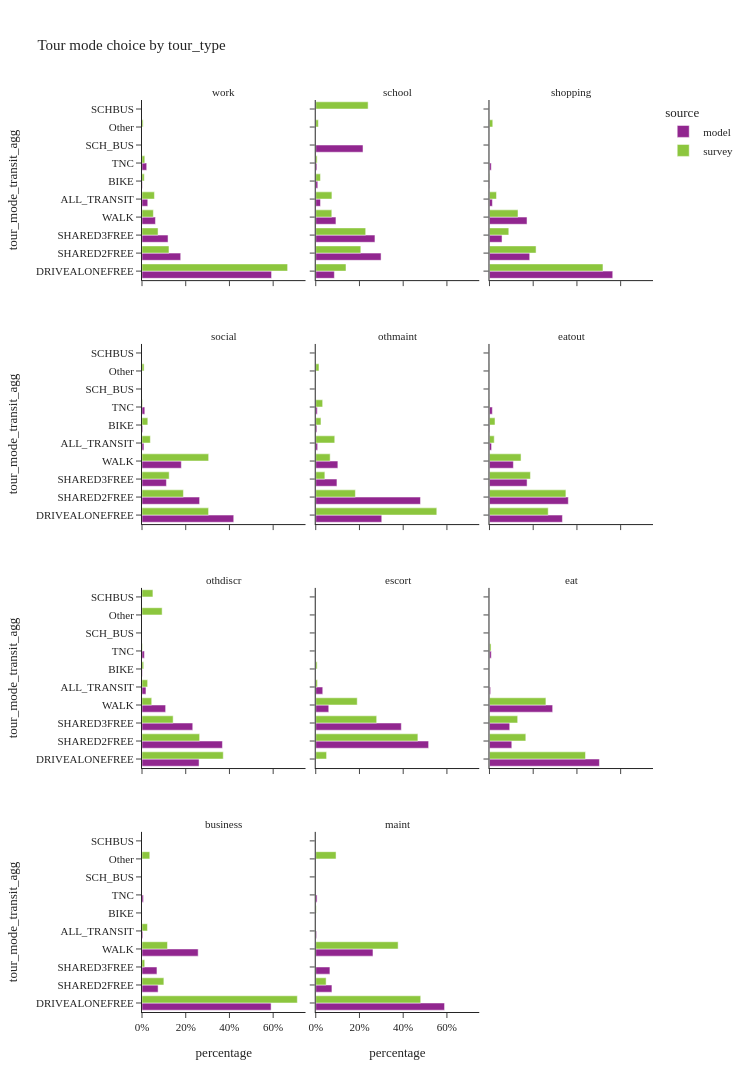
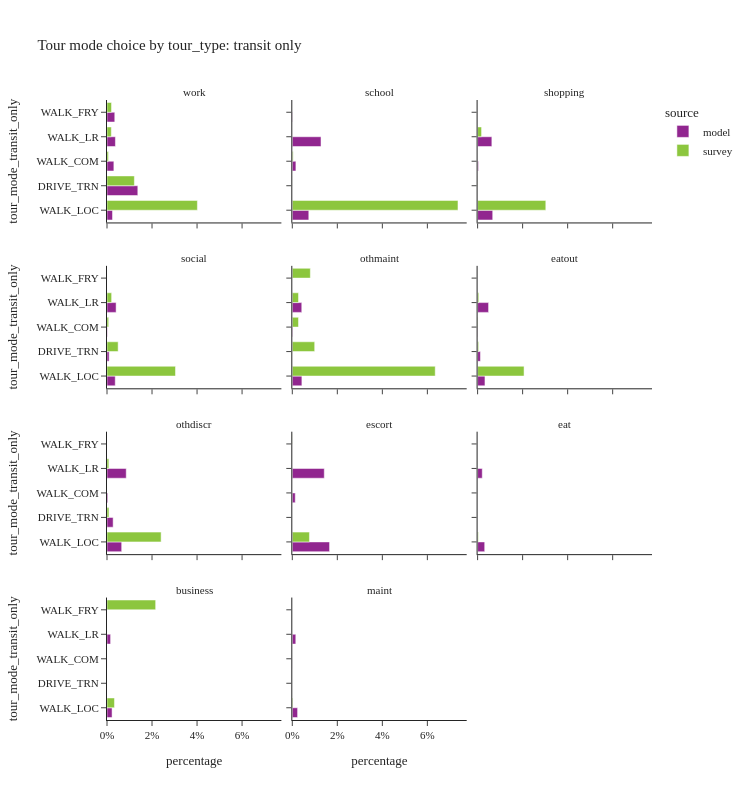

Notebook code cell kept with these figures, in order:
### Code cell
tour_mode_choice_seg(segment_col='tour_type')

### Figure 1 — Plotly figure (JSON) as saved in the notebook; plotly's stock layout.template omitted (floating-point values rounded to 4 significant figures)
{"data": [{"alignmentgroup": "True", "customdata": [[815421], [243574], [163918], [84631], [36272], [2547], [29642]], "hovertemplate": "source=model<br>tour_type=work<br>percentage=%{x}<br>tour_mode_transit_agg=%{y}<br>sample_size=%{customdata[0]}<extra></extra>", "legendgroup": "model", "marker": {"color": "#91268F", "pattern": {"shape": ""}}, "name": "model", "offsetgroup": "model", "orientation": "h", "showlegend": true, "textposition": "auto", "type": "bar", "x": [0.5926, 0.177, 0.1191, 0.0615, 0.02636, 0.001851, 0.02154], "xaxis": "x10", "y": ["DRIVEALONEFREE", "SHARED2FREE", "SHARED3FREE", "WALK", "ALL_TRANSIT", "BIKE", "TNC"], "yaxis": "y10"}, {"alignmentgroup": "True", "customdata": [[49184], [172486], [156332], [53354], [12594], [124797], [5381], [3064]], "hovertemplate": "source=model<br>tour_type=school<br>percentage=%{x}<br>tour_mode_transit_agg=%{y}<br>sample_size=%{customdata[0]}<extra></extra>", "legendgroup": "model", "marker": {"color": "#91268F", "pattern": {"shape": ""}}, "name": "model", "offsetgroup": "model", "orientation": "h", "showlegend": false, "textposition": "auto", "type": "bar", "x": [0.08521, 0.2988, 0.2708, 0.09244, 0.02182, 0.2162, 0.009323, 0.005308], "xaxis": "x11", "y": ["DRIVEALONEFREE", "SHARED2FREE", "SHARED3FREE", "WALK", "ALL_TRANSIT", "SCH_BUS", "BIKE", "TNC"], "yaxis": "y11"}, {"alignmentgroup": "True", "customdata": [[276160], [90132], [28120], [84110], [6568], [769], [3966]], "hovertemplate": "source=model<br>tour_type=shopping<br>percentage=%{x}<br>tour_mode_transit_agg=%{y}<br>sample_size=%{customdata[0]}<extra></extra>", "legendgroup": "model", "marker": {"color": "#91268F", "pattern": {"shape": ""}}, "name": "model", "offsetgroup": "model", "orientation": "h", "showlegend": false, "textposition": "auto", "type": "bar", "x": [0.5638, 0.184, 0.05741, 0.1717, 0.01341, 0.00157, 0.008097], "xaxis": "x12", "y": ["DRIVEALONEFREE", "SHARED2FREE", "SHARED3FREE", "WALK", "ALL_TRANSIT", "BIKE", "TNC"], "yaxis": "y12"}, {"alignmentgroup": "True", "customdata": [[448658], [281696], [119443], [192343], [9409], [3844], [13751]], "hovertemplate": "source=model<br>tour_type=social<br>percentage=%{x}<br>tour_mode_transit_agg=%{y}<br>sample_size=%{customdata[0]}<extra></extra>", "legendgroup": "model", "marker": {"color": "#91268F", "pattern": {"shape": ""}}, "name": "model", "offsetgroup": "model", "orientation": "h", "showlegend": false, "textposition": "auto", "type": "bar", "x": [0.4196, 0.2635, 0.1117, 0.1799, 0.0088, 0.003595, 0.01286], "xaxis": "x7", "y": ["DRIVEALONEFREE", "SHARED2FREE", "SHARED3FREE", "WALK", "ALL_TRANSIT", "BIKE", "TNC"], "yaxis": "y7"}, {"alignmentgroup": "True", "customdata": [[93035], [147608], [29897], [31174], [2671], [1610], [2127]], "hovertemplate": "source=model<br>tour_type=othmaint<br>percentage=%{x}<br>tour_mode_transit_agg=%{y}<br>sample_size=%{customdata[0]}<extra></extra>", "legendgroup": "model", "marker": {"color": "#91268F", "pattern": {"shape": ""}}, "name": "model", "offsetgroup": "model", "orientation": "h", "showlegend": false, "textposition": "auto", "type": "bar", "x": [0.3019, 0.4791, 0.09703, 0.1012, 0.008669, 0.005225, 0.006903], "xaxis": "x8", "y": ["DRIVEALONEFREE", "SHARED2FREE", "SHARED3FREE", "WALK", "ALL_TRANSIT", "BIKE", "TNC"], "yaxis": "y8"}, {"alignmentgroup": "True", "customdata": [[130424], [140966], [67230], [42724], [3728], [670], [5153]], "hovertemplate": "source=model<br>tour_type=eatout<br>percentage=%{x}<br>tour_mode_transit_agg=%{y}<br>sample_size=%{customdata[0]}<extra></extra>", "legendgroup": "model", "marker": {"color": "#91268F", "pattern": {"shape": ""}}, "name": "model", "offsetgroup": "model", "orientation": "h", "showlegend": false, "textposition": "auto", "type": "bar", "x": [0.3337, 0.3606, 0.172, 0.1093, 0.009537, 0.001714, 0.01318], "xaxis": "x9", "y": ["DRIVEALONEFREE", "SHARED2FREE", "SHARED3FREE", "WALK", "ALL_TRANSIT", "BIKE", "TNC"], "yaxis": "y9"}, {"alignmentgroup": "True", "customdata": [[31664], [44616], [28151], [13107], [2200], [205], [1332]], "hovertemplate": "source=model<br>tour_type=othdiscr<br>percentage=%{x}<br>tour_mode_transit_agg=%{y}<br>sample_size=%{customdata[0]}<extra></extra>", "legendgroup": "model", "marker": {"color": "#91268F", "pattern": {"shape": ""}}, "name": "model", "offsetgroup": "model", "orientation": "h", "showlegend": false, "textposition": "auto", "type": "bar", "x": [0.2611, 0.3679, 0.2321, 0.1081, 0.01814, 0.00169, 0.01098], "xaxis": "x4", "y": ["DRIVEALONEFREE", "SHARED2FREE", "SHARED3FREE", "WALK", "ALL_TRANSIT", "BIKE", "TNC"], "yaxis": "y4"}, {"alignmentgroup": "True", "customdata": [[228925], [173552], [26410], [14220], [202], [56]], "hovertemplate": "source=model<br>tour_type=escort<br>percentage=%{x}<br>tour_mode_transit_agg=%{y}<br>sample_size=%{customdata[0]}<extra></extra>", "legendgroup": "model", "marker": {"color": "#91268F", "pattern": {"shape": ""}}, "name": "model", "offsetgroup": "model", "orientation": "h", "showlegend": false, "textposition": "auto", "type": "bar", "x": [0.5163, 0.3914, 0.05957, 0.03207, 0.0004556, 0.0001263], "xaxis": "x5", "y": ["SHARED2FREE", "SHARED3FREE", "WALK", "ALL_TRANSIT", "BIKE", "TNC"], "yaxis": "y5"}, {"alignmentgroup": "True", "customdata": [[37460], [7600], [6900], [21526], [389], [8], [604]], "hovertemplate": "source=model<br>tour_type=eat<br>percentage=%{x}<br>tour_mode_transit_agg=%{y}<br>sample_size=%{customdata[0]}<extra></extra>", "legendgroup": "model", "marker": {"color": "#91268F", "pattern": {"shape": ""}}, "name": "model", "offsetgroup": "model", "orientation": "h", "showlegend": false, "textposition": "auto", "type": "bar", "x": [0.5029, 0.102, 0.09263, 0.289, 0.005222, 0.0001074, 0.008109], "xaxis": "x6", "y": ["DRIVEALONEFREE", "SHARED2FREE", "SHARED3FREE", "WALK", "ALL_TRANSIT", "BIKE", "TNC"], "yaxis": "y6"}, {"alignmentgroup": "True", "customdata": [[50896], [6346], [5896], [22144], [332], [6], [572]], "hovertemplate": "source=model<br>tour_type=business<br>percentage=%{x}<br>tour_mode_transit_agg=%{y}<br>sample_size=%{customdata[0]}<extra></extra>", "legendgroup": "model", "marker": {"color": "#91268F", "pattern": {"shape": ""}}, "name": "model", "offsetgroup": "model", "orientation": "h", "showlegend": false, "textposition": "auto", "type": "bar", "x": [0.5905, 0.07363, 0.06841, 0.2569, 0.003852, 6.961e-05, 0.006636], "xaxis": "x", "y": ["DRIVEALONEFREE", "SHARED2FREE", "SHARED3FREE", "WALK", "ALL_TRANSIT", "BIKE", "TNC"], "yaxis": "y"}, {"alignmentgroup": "True", "customdata": [[34586], [4347], [3807], [15367], [231], [4], [356]], "hovertemplate": "source=model<br>tour_type=maint<br>percentage=%{x}<br>tour_mode_transit_agg=%{y}<br>sample_size=%{customdata[0]}<extra></extra>", "legendgroup": "model", "marker": {"color": "#91268F", "pattern": {"shape": ""}}, "name": "model", "offsetgroup": "model", "orientation": "h", "showlegend": false, "textposition": "auto", "type": "bar", "x": [0.5892, 0.07406, 0.06486, 0.2618, 0.003935, 6.815e-05, 0.006065], "xaxis": "x2", "y": ["DRIVEALONEFREE", "SHARED2FREE", "SHARED3FREE", "WALK", "ALL_TRANSIT", "BIKE", "TNC"], "yaxis": "y2"}, {"alignmentgroup": "True", "customdata": [[1552], [270], [117], [251], [432], [137], [25], [28]], "hovertemplate": "source=survey<br>tour_type=work<br>percentage=%{x}<br>tour_mode_transit_agg=%{y}<br>sample_size=%{customdata[0]}<extra></extra>", "legendgroup": "survey", "marker": {"color": "#8CC63E", "pattern": {"shape": ""}}, "name": "survey", "offsetgroup": "survey", "orientation": "h", "showlegend": true, "textposition": "auto", "type": "bar", "x": [0.666, 0.1234, 0.07341, 0.05195, 0.05687, 0.01032, 0.01278, 0.005221], "xaxis": "x10", "y": ["DRIVEALONEFREE", "SHARED2FREE", "SHARED3FREE", "WALK", "ALL_TRANSIT", "BIKE", "TNC", "Other"], "yaxis": "y10"}, {"alignmentgroup": "True", "customdata": [[44], [111], [142], [75], [56], [121], [14], [4], [4]], "hovertemplate": "source=survey<br>tour_type=school<br>percentage=%{x}<br>tour_mode_transit_agg=%{y}<br>sample_size=%{customdata[0]}<extra></extra>", "legendgroup": "survey", "marker": {"color": "#8CC63E", "pattern": {"shape": ""}}, "name": "survey", "offsetgroup": "survey", "orientation": "h", "showlegend": false, "textposition": "auto", "type": "bar", "x": [0.1384, 0.2061, 0.2285, 0.0735, 0.07401, 0.2396, 0.0216, 0.006401, 0.01189], "xaxis": "x11", "y": ["DRIVEALONEFREE", "SHARED2FREE", "SHARED3FREE", "WALK", "ALL_TRANSIT", "SCHBUS", "BIKE", "TNC", "Other"], "yaxis": "y11"}, {"alignmentgroup": "True", "customdata": [[672], [285], [99], [324], [79], [1], [19], [18]], "hovertemplate": "source=survey<br>tour_type=shopping<br>percentage=%{x}<br>tour_mode_transit_agg=%{y}<br>sample_size=%{customdata[0]}<extra></extra>", "legendgroup": "survey", "marker": {"color": "#8CC63E", "pattern": {"shape": ""}}, "name": "survey", "offsetgroup": "survey", "orientation": "h", "showlegend": false, "textposition": "auto", "type": "bar", "x": [0.5191, 0.2132, 0.08833, 0.1304, 0.03213, 1.1e-05, 0.001759, 0.01505], "xaxis": "x12", "y": ["DRIVEALONEFREE", "SHARED2FREE", "SHARED3FREE", "WALK", "ALL_TRANSIT", "SCHBUS", "BIKE", "Other"], "yaxis": "y12"}, {"alignmentgroup": "True", "customdata": [[860], [425], [266], [1141], [144], [97], [15], [23]], "hovertemplate": "source=survey<br>tour_type=social<br>percentage=%{x}<br>tour_mode_transit_agg=%{y}<br>sample_size=%{customdata[0]}<extra></extra>", "legendgroup": "survey", "marker": {"color": "#8CC63E", "pattern": {"shape": ""}}, "name": "survey", "offsetgroup": "survey", "orientation": "h", "showlegend": false, "textposition": "auto", "type": "bar", "x": [0.3045, 0.1894, 0.1243, 0.3049, 0.03817, 0.02663, 0.002547, 0.009549], "xaxis": "x7", "y": ["DRIVEALONEFREE", "SHARED2FREE", "SHARED3FREE", "WALK", "ALL_TRANSIT", "BIKE", "TNC", "Other"], "yaxis": "y7"}, {"alignmentgroup": "True", "customdata": [[420], [166], [35], [104], [87], [9], [18], [13]], "hovertemplate": "source=survey<br>tour_type=othmaint<br>percentage=%{x}<br>tour_mode_transit_agg=%{y}<br>sample_size=%{customdata[0]}<extra></extra>", "legendgroup": "survey", "marker": {"color": "#8CC63E", "pattern": {"shape": ""}}, "name": "survey", "offsetgroup": "survey", "orientation": "h", "showlegend": false, "textposition": "auto", "type": "bar", "x": [0.5537, 0.1813, 0.04168, 0.06593, 0.08695, 0.02393, 0.03165, 0.0148], "xaxis": "x8", "y": ["DRIVEALONEFREE", "SHARED2FREE", "SHARED3FREE", "WALK", "ALL_TRANSIT", "BIKE", "TNC", "Other"], "yaxis": "y8"}, {"alignmentgroup": "True", "customdata": [[227], [181], [86], [217], [51], [24], [5], [6]], "hovertemplate": "source=survey<br>tour_type=eatout<br>percentage=%{x}<br>tour_mode_transit_agg=%{y}<br>sample_size=%{customdata[0]}<extra></extra>", "legendgroup": "survey", "marker": {"color": "#8CC63E", "pattern": {"shape": ""}}, "name": "survey", "offsetgroup": "survey", "orientation": "h", "showlegend": false, "textposition": "auto", "type": "bar", "x": [0.2686, 0.3496, 0.1873, 0.1444, 0.02179, 0.02527, 0.002236, 0.0008618], "xaxis": "x9", "y": ["DRIVEALONEFREE", "SHARED2FREE", "SHARED3FREE", "WALK", "ALL_TRANSIT", "BIKE", "TNC", "Other"], "yaxis": "y9"}, {"alignmentgroup": "True", "customdata": [[71], [34], [14], [27], [25], [6], [5], [1], [10]], "hovertemplate": "source=survey<br>tour_type=othdiscr<br>percentage=%{x}<br>tour_mode_transit_agg=%{y}<br>sample_size=%{customdata[0]}<extra></extra>", "legendgroup": "survey", "marker": {"color": "#8CC63E", "pattern": {"shape": ""}}, "name": "survey", "offsetgroup": "survey", "orientation": "h", "showlegend": false, "textposition": "auto", "type": "bar", "x": [0.3717, 0.2636, 0.1425, 0.04441, 0.02573, 0.04993, 0.007774, 0.002274, 0.0921], "xaxis": "x4", "y": ["DRIVEALONEFREE", "SHARED2FREE", "SHARED3FREE", "WALK", "ALL_TRANSIT", "SCHBUS", "BIKE", "TNC", "Other"], "yaxis": "y4"}, {"alignmentgroup": "True", "customdata": [[46], [389], [192], [126], [13], [3], [30], [1], [3]], "hovertemplate": "source=survey<br>tour_type=escort<br>percentage=%{x}<br>tour_mode_transit_agg=%{y}<br>sample_size=%{customdata[0]}<extra></extra>", "legendgroup": "survey", "marker": {"color": "#8CC63E", "pattern": {"shape": ""}}, "name": "survey", "offsetgroup": "survey", "orientation": "h", "showlegend": false, "textposition": "auto", "type": "bar", "x": [0.04957, 0.4672, 0.2788, 0.1897, 0.007683, 0.0002649, 0.006402, 3.443e-05, 0.0002856], "xaxis": "x5", "y": ["DRIVEALONEFREE", "SHARED2FREE", "SHARED3FREE", "WALK", "ALL_TRANSIT", "SCHBUS", "BIKE", "TNC", "Other"], "yaxis": "y5"}, {"alignmentgroup": "True", "customdata": [[31], [8], [10], [73], [1], [1]], "hovertemplate": "source=survey<br>tour_type=eat<br>percentage=%{x}<br>tour_mode_transit_agg=%{y}<br>sample_size=%{customdata[0]}<extra></extra>", "legendgroup": "survey", "marker": {"color": "#8CC63E", "pattern": {"shape": ""}}, "name": "survey", "offsetgroup": "survey", "orientation": "h", "showlegend": false, "textposition": "auto", "type": "bar", "x": [0.4392, 0.1662, 0.129, 0.2581, 0.0003101, 0.007142], "xaxis": "x6", "y": ["DRIVEALONEFREE", "SHARED2FREE", "SHARED3FREE", "WALK", "ALL_TRANSIT", "TNC"], "yaxis": "y6"}, {"alignmentgroup": "True", "customdata": [[53], [9], [9], [17], [3], [1]], "hovertemplate": "source=survey<br>tour_type=business<br>percentage=%{x}<br>tour_mode_transit_agg=%{y}<br>sample_size=%{customdata[0]}<extra></extra>", "legendgroup": "survey", "marker": {"color": "#8CC63E", "pattern": {"shape": ""}}, "name": "survey", "offsetgroup": "survey", "orientation": "h", "showlegend": false, "textposition": "auto", "type": "bar", "x": [0.7106, 0.1, 0.01241, 0.1165, 0.02493, 0.03557], "xaxis": "x", "y": ["DRIVEALONEFREE", "SHARED2FREE", "SHARED3FREE", "WALK", "ALL_TRANSIT", "Other"], "yaxis": "y"}, {"alignmentgroup": "True", "customdata": [[31], [3], [48], [1], [4], [7]], "hovertemplate": "source=survey<br>tour_type=maint<br>percentage=%{x}<br>tour_mode_transit_agg=%{y}<br>sample_size=%{customdata[0]}<extra></extra>", "legendgroup": "survey", "marker": {"color": "#8CC63E", "pattern": {"shape": ""}}, "name": "survey", "offsetgroup": "survey", "orientation": "h", "showlegend": false, "textposition": "auto", "type": "bar", "x": [0.4801, 0.04749, 0.3768, 0.0002981, 0.002348, 0.09289], "xaxis": "x2", "y": ["DRIVEALONEFREE", "SHARED2FREE", "WALK", "ALL_TRANSIT", "BIKE", "Other"], "yaxis": "y2"}], "layout": {"annotations": [{"font": {}, "showarrow": false, "text": "business", "x": 0.16, "xanchor": "center", "xref": "paper", "y": 0.1975, "yanchor": "bottom", "yref": "paper"}, {"font": {}, "showarrow": false, "text": "maint", "x": 0.5, "xanchor": "center", "xref": "paper", "y": 0.1975, "yanchor": "bottom", "yref": "paper"}, {"font": {}, "showarrow": false, "text": "othdiscr", "x": 0.16, "xanchor": "center", "xref": "paper", "y": 0.465, "yanchor": "bottom", "yref": "paper"}, {"font": {}, "showarrow": false, "text": "escort", "x": 0.5, "xanchor": "center", "xref": "paper", "y": 0.465, "yanchor": "bottom", "yref": "paper"}, {"font": {}, "showarrow": false, "text": "eat", "x": 0.84, "xanchor": "center", "xref": "paper", "y": 0.465, "yanchor": "bottom", "yref": "paper"}, {"font": {}, "showarrow": false, "text": "social", "x": 0.16, "xanchor": "center", "xref": "paper", "y": 0.7325, "yanchor": "bottom", "yref": "paper"}, {"font": {}, "showarrow": false, "text": "othmaint", "x": 0.5, "xanchor": "center", "xref": "paper", "y": 0.7325, "yanchor": "bottom", "yref": "paper"}, {"font": {}, "showarrow": false, "text": "eatout", "x": 0.84, "xanchor": "center", "xref": "paper", "y": 0.7325, "yanchor": "bottom", "yref": "paper"}, {"font": {}, "showarrow": false, "text": "work", "x": 0.16, "xanchor": "center", "xref": "paper", "y": 1.0, "yanchor": "bottom", "yref": "paper"}, {"font": {}, "showarrow": false, "text": "school", "x": 0.5, "xanchor": "center", "xref": "paper", "y": 1.0, "yanchor": "bottom", "yref": "paper"}, {"font": {}, "showarrow": false, "text": "shopping", "x": 0.84, "xanchor": "center", "xref": "paper", "y": 1.0, "yanchor": "bottom", "yref": "paper"}], "barmode": "group", "height": 1200, "legend": {"title": {"text": "source"}, "tracegroupgap": 0}, "title": {"text": "Tour mode choice by tour_type"}, "width": 750, "xaxis": {"anchor": "y", "domain": [0.0, 0.32], "tickformat": ".0%", "title": {"text": "percentage"}}, "xaxis10": {"anchor": "y10", "domain": [0.0, 0.32], "matches": "x", "showticklabels": false, "tickformat": ".0%"}, "xaxis11": {"anchor": "y11", "domain": [0.34, 0.66], "matches": "x", "showticklabels": false, "tickformat": ".0%"}, "xaxis12": {"anchor": "y12", "domain": [0.68, 1.0], "matches": "x", "showticklabels": false, "tickformat": ".0%"}, "xaxis2": {"anchor": "y2", "domain": [0.34, 0.66], "matches": "x", "tickformat": ".0%", "title": {"text": "percentage"}}, "xaxis3": {"anchor": "y3", "domain": [0.68, 1.0], "matches": "x", "tickformat": ".0%", "title": {"text": "percentage"}}, "xaxis4": {"anchor": "y4", "domain": [0.0, 0.32], "matches": "x", "showticklabels": false, "tickformat": ".0%"}, "xaxis5": {"anchor": "y5", "domain": [0.34, 0.66], "matches": "x", "showticklabels": false, "tickformat": ".0%"}, "xaxis6": {"anchor": "y6", "domain": [0.68, 1.0], "matches": "x", "showticklabels": false, "tickformat": ".0%"}, "xaxis7": {"anchor": "y7", "domain": [0.0, 0.32], "matches": "x", "showticklabels": false, "tickformat": ".0%"}, "xaxis8": {"anchor": "y8", "domain": [0.34, 0.66], "matches": "x", "showticklabels": false, "tickformat": ".0%"}, "xaxis9": {"anchor": "y9", "domain": [0.68, 1.0], "matches": "x", "showticklabels": false, "tickformat": ".0%"}, "yaxis": {"anchor": "x", "domain": [0.0, 0.1975], "title": {"text": "tour_mode_transit_agg"}}, "yaxis10": {"anchor": "x10", "domain": [0.8025, 1.0], "matches": "y", "title": {"text": "tour_mode_transit_agg"}}, "yaxis11": {"anchor": "x11", "domain": [0.8025, 1.0], "matches": "y", "showticklabels": false}, "yaxis12": {"anchor": "x12", "domain": [0.8025, 1.0], "matches": "y", "showticklabels": false}, "yaxis2": {"anchor": "x2", "domain": [0.0, 0.1975], "matches": "y", "showticklabels": false}, "yaxis3": {"anchor": "x3", "domain": [0.0, 0.1975], "matches": "y", "showticklabels": false}, "yaxis4": {"anchor": "x4", "domain": [0.2675, 0.465], "matches": "y", "title": {"text": "tour_mode_transit_agg"}}, "yaxis5": {"anchor": "x5", "domain": [0.2675, 0.465], "matches": "y", "showticklabels": false}, "yaxis6": {"anchor": "x6", "domain": [0.2675, 0.465], "matches": "y", "showticklabels": false}, "yaxis7": {"anchor": "x7", "domain": [0.535, 0.7325], "matches": "y", "title": {"text": "tour_mode_transit_agg"}}, "yaxis8": {"anchor": "x8", "domain": [0.535, 0.7325], "matches": "y", "showticklabels": false}, "yaxis9": {"anchor": "x9", "domain": [0.535, 0.7325], "matches": "y", "showticklabels": false}}}

### Figure 2 — Plotly figure (JSON) as saved in the notebook; plotly's stock layout.template omitted (floating-point values rounded to 4 significant figures)
{"data": [{"alignmentgroup": "True", "customdata": [[3358], [18833], [4192], [5138], [4751]], "hovertemplate": "source=model<br>tour_type=work<br>percentage=%{x}<br>tour_mode_transit_only=%{y}<br>sample_size=%{customdata[0]}<extra></extra>", "legendgroup": "model", "marker": {"color": "#91268F", "pattern": {"shape": ""}}, "name": "model", "offsetgroup": "model", "orientation": "h", "showlegend": true, "textposition": "auto", "type": "bar", "x": [0.00244, 0.01369, 0.003047, 0.003734, 0.003453], "xaxis": "x10", "y": ["WALK_LOC", "DRIVE_TRN", "WALK_COM", "WALK_LR", "WALK_FRY"], "yaxis": "y10"}, {"alignmentgroup": "True", "customdata": [[4229], [924], [7360], [81]], "hovertemplate": "source=model<br>tour_type=school<br>percentage=%{x}<br>tour_mode_transit_only=%{y}<br>sample_size=%{customdata[0]}<extra></extra>", "legendgroup": "model", "marker": {"color": "#91268F", "pattern": {"shape": ""}}, "name": "model", "offsetgroup": "model", "orientation": "h", "showlegend": false, "textposition": "auto", "type": "bar", "x": [0.007327, 0.001601, 0.01275, 0.0001403], "xaxis": "x11", "y": ["WALK_LOC", "WALK_COM", "WALK_LR", "WALK_FRY"], "yaxis": "y11"}, {"alignmentgroup": "True", "customdata": [[3287], [180], [3100], [1]], "hovertemplate": "source=model<br>tour_type=shopping<br>percentage=%{x}<br>tour_mode_transit_only=%{y}<br>sample_size=%{customdata[0]}<extra></extra>", "legendgroup": "model", "marker": {"color": "#91268F", "pattern": {"shape": ""}}, "name": "model", "offsetgroup": "model", "orientation": "h", "showlegend": false, "textposition": "auto", "type": "bar", "x": [0.006711, 0.0003675, 0.006329, 2.042e-06], "xaxis": "x12", "y": ["WALK_LOC", "WALK_COM", "WALK_LR", "WALK_FRY"], "yaxis": "y12"}, {"alignmentgroup": "True", "customdata": [[3912], [1002], [170], [4324], [1]], "hovertemplate": "source=model<br>tour_type=social<br>percentage=%{x}<br>tour_mode_transit_only=%{y}<br>sample_size=%{customdata[0]}<extra></extra>", "legendgroup": "model", "marker": {"color": "#91268F", "pattern": {"shape": ""}}, "name": "model", "offsetgroup": "model", "orientation": "h", "showlegend": false, "textposition": "auto", "type": "bar", "x": [0.003659, 0.0009372, 0.000159, 0.004044, 9.353e-07], "xaxis": "x7", "y": ["WALK_LOC", "DRIVE_TRN", "WALK_COM", "WALK_LR", "WALK_FRY"], "yaxis": "y7"}, {"alignmentgroup": "True", "customdata": [[1312], [64], [1295]], "hovertemplate": "source=model<br>tour_type=othmaint<br>percentage=%{x}<br>tour_mode_transit_only=%{y}<br>sample_size=%{customdata[0]}<extra></extra>", "legendgroup": "model", "marker": {"color": "#91268F", "pattern": {"shape": ""}}, "name": "model", "offsetgroup": "model", "orientation": "h", "showlegend": false, "textposition": "auto", "type": "bar", "x": [0.004258, 0.0002077, 0.004203], "xaxis": "x8", "y": ["WALK_LOC", "WALK_COM", "WALK_LR"], "yaxis": "y8"}, {"alignmentgroup": "True", "customdata": [[1278], [489], [55], [1905], [1]], "hovertemplate": "source=model<br>tour_type=eatout<br>percentage=%{x}<br>tour_mode_transit_only=%{y}<br>sample_size=%{customdata[0]}<extra></extra>", "legendgroup": "model", "marker": {"color": "#91268F", "pattern": {"shape": ""}}, "name": "model", "offsetgroup": "model", "orientation": "h", "showlegend": false, "textposition": "auto", "type": "bar", "x": [0.003269, 0.001251, 0.0001407, 0.004873, 2.558e-06], "xaxis": "x9", "y": ["WALK_LOC", "DRIVE_TRN", "WALK_COM", "WALK_LR", "WALK_FRY"], "yaxis": "y9"}, {"alignmentgroup": "True", "customdata": [[791], [330], [43], [1036]], "hovertemplate": "source=model<br>tour_type=othdiscr<br>percentage=%{x}<br>tour_mode_transit_only=%{y}<br>sample_size=%{customdata[0]}<extra></extra>", "legendgroup": "model", "marker": {"color": "#91268F", "pattern": {"shape": ""}}, "name": "model", "offsetgroup": "model", "orientation": "h", "showlegend": false, "textposition": "auto", "type": "bar", "x": [0.006522, 0.002721, 0.0003546, 0.008543], "xaxis": "x4", "y": ["WALK_LOC", "DRIVE_TRN", "WALK_COM", "WALK_LR"], "yaxis": "y4"}, {"alignmentgroup": "True", "customdata": [[7339], [583], [6298]], "hovertemplate": "source=model<br>tour_type=escort<br>percentage=%{x}<br>tour_mode_transit_only=%{y}<br>sample_size=%{customdata[0]}<extra></extra>", "legendgroup": "model", "marker": {"color": "#91268F", "pattern": {"shape": ""}}, "name": "model", "offsetgroup": "model", "orientation": "h", "showlegend": false, "textposition": "auto", "type": "bar", "x": [0.01655, 0.001315, 0.01421], "xaxis": "x5", "y": ["WALK_LOC", "WALK_COM", "WALK_LR"], "yaxis": "y5"}, {"alignmentgroup": "True", "customdata": [[235], [154]], "hovertemplate": "source=model<br>tour_type=eat<br>percentage=%{x}<br>tour_mode_transit_only=%{y}<br>sample_size=%{customdata[0]}<extra></extra>", "legendgroup": "model", "marker": {"color": "#91268F", "pattern": {"shape": ""}}, "name": "model", "offsetgroup": "model", "orientation": "h", "showlegend": false, "textposition": "auto", "type": "bar", "x": [0.003155, 0.002067], "xaxis": "x6", "y": ["WALK_LOC", "WALK_LR"], "yaxis": "y6"}, {"alignmentgroup": "True", "customdata": [[194], [1], [137]], "hovertemplate": "source=model<br>tour_type=business<br>percentage=%{x}<br>tour_mode_transit_only=%{y}<br>sample_size=%{customdata[0]}<extra></extra>", "legendgroup": "model", "marker": {"color": "#91268F", "pattern": {"shape": ""}}, "name": "model", "offsetgroup": "model", "orientation": "h", "showlegend": false, "textposition": "auto", "type": "bar", "x": [0.002251, 1.16e-05, 0.001589], "xaxis": "x", "y": ["WALK_LOC", "WALK_COM", "WALK_LR"], "yaxis": "y"}, {"alignmentgroup": "True", "customdata": [[138], [2], [91]], "hovertemplate": "source=model<br>tour_type=maint<br>percentage=%{x}<br>tour_mode_transit_only=%{y}<br>sample_size=%{customdata[0]}<extra></extra>", "legendgroup": "model", "marker": {"color": "#91268F", "pattern": {"shape": ""}}, "name": "model", "offsetgroup": "model", "orientation": "h", "showlegend": false, "textposition": "auto", "type": "bar", "x": [0.002351, 3.407e-05, 0.00155], "xaxis": "x2", "y": ["WALK_LOC", "WALK_COM", "WALK_LR"], "yaxis": "y2"}, {"alignmentgroup": "True", "customdata": [[351], [48], [5], [20], [8]], "hovertemplate": "source=survey<br>tour_type=work<br>percentage=%{x}<br>tour_mode_transit_only=%{y}<br>sample_size=%{customdata[0]}<extra></extra>", "legendgroup": "survey", "marker": {"color": "#8CC63E", "pattern": {"shape": ""}}, "name": "survey", "offsetgroup": "survey", "orientation": "h", "showlegend": true, "textposition": "auto", "type": "bar", "x": [0.04015, 0.01216, 0.0006358, 0.001917, 0.00201], "xaxis": "x10", "y": ["WALK_LOC", "DRIVE_TRN", "WALK_COM", "WALK_LR", "WALK_FRY"], "yaxis": "y10"}, {"alignmentgroup": "True", "customdata": [[54], [1], [1]], "hovertemplate": "source=survey<br>tour_type=school<br>percentage=%{x}<br>tour_mode_transit_only=%{y}<br>sample_size=%{customdata[0]}<extra></extra>", "legendgroup": "survey", "marker": {"color": "#8CC63E", "pattern": {"shape": ""}}, "name": "survey", "offsetgroup": "survey", "orientation": "h", "showlegend": false, "textposition": "auto", "type": "bar", "x": [0.0736, 3.619e-05, 0.0003752], "xaxis": "x11", "y": ["WALK_LOC", "DRIVE_TRN", "WALK_COM"], "yaxis": "y11"}, {"alignmentgroup": "True", "customdata": [[74], [1], [4]], "hovertemplate": "source=survey<br>tour_type=shopping<br>percentage=%{x}<br>tour_mode_transit_only=%{y}<br>sample_size=%{customdata[0]}<extra></extra>", "legendgroup": "survey", "marker": {"color": "#8CC63E", "pattern": {"shape": ""}}, "name": "survey", "offsetgroup": "survey", "orientation": "h", "showlegend": false, "textposition": "auto", "type": "bar", "x": [0.0303, 7.115e-05, 0.00176], "xaxis": "x12", "y": ["WALK_LOC", "DRIVE_TRN", "WALK_LR"], "yaxis": "y12"}, {"alignmentgroup": "True", "customdata": [[110], [16], [2], [16]], "hovertemplate": "source=survey<br>tour_type=social<br>percentage=%{x}<br>tour_mode_transit_only=%{y}<br>sample_size=%{customdata[0]}<extra></extra>", "legendgroup": "survey", "marker": {"color": "#8CC63E", "pattern": {"shape": ""}}, "name": "survey", "offsetgroup": "survey", "orientation": "h", "showlegend": false, "textposition": "auto", "type": "bar", "x": [0.03043, 0.004947, 0.0007438, 0.002057], "xaxis": "x7", "y": ["WALK_LOC", "DRIVE_TRN", "WALK_COM", "WALK_LR"], "yaxis": "y7"}, {"alignmentgroup": "True", "customdata": [[78], [2], [1], [5], [1]], "hovertemplate": "source=survey<br>tour_type=othmaint<br>percentage=%{x}<br>tour_mode_transit_only=%{y}<br>sample_size=%{customdata[0]}<extra></extra>", "legendgroup": "survey", "marker": {"color": "#8CC63E", "pattern": {"shape": ""}}, "name": "survey", "offsetgroup": "survey", "orientation": "h", "showlegend": false, "textposition": "auto", "type": "bar", "x": [0.06349, 0.009948, 0.00275, 0.002752, 0.008015], "xaxis": "x8", "y": ["WALK_LOC", "DRIVE_TRN", "WALK_COM", "WALK_LR", "WALK_FRY"], "yaxis": "y8"}, {"alignmentgroup": "True", "customdata": [[42], [4], [1], [4]], "hovertemplate": "source=survey<br>tour_type=eatout<br>percentage=%{x}<br>tour_mode_transit_only=%{y}<br>sample_size=%{customdata[0]}<extra></extra>", "legendgroup": "survey", "marker": {"color": "#8CC63E", "pattern": {"shape": ""}}, "name": "survey", "offsetgroup": "survey", "orientation": "h", "showlegend": false, "textposition": "auto", "type": "bar", "x": [0.02064, 0.0004546, 0.0001786, 0.0005218], "xaxis": "x9", "y": ["WALK_LOC", "DRIVE_TRN", "WALK_COM", "WALK_LR"], "yaxis": "y9"}, {"alignmentgroup": "True", "customdata": [[22], [1], [2]], "hovertemplate": "source=survey<br>tour_type=othdiscr<br>percentage=%{x}<br>tour_mode_transit_only=%{y}<br>sample_size=%{customdata[0]}<extra></extra>", "legendgroup": "survey", "marker": {"color": "#8CC63E", "pattern": {"shape": ""}}, "name": "survey", "offsetgroup": "survey", "orientation": "h", "showlegend": false, "textposition": "auto", "type": "bar", "x": [0.02404, 0.0008694, 0.0008215], "xaxis": "x4", "y": ["WALK_LOC", "DRIVE_TRN", "WALK_LR"], "yaxis": "y4"}, {"alignmentgroup": "True", "customdata": [[12], [1]], "hovertemplate": "source=survey<br>tour_type=escort<br>percentage=%{x}<br>tour_mode_transit_only=%{y}<br>sample_size=%{customdata[0]}<extra></extra>", "legendgroup": "survey", "marker": {"color": "#8CC63E", "pattern": {"shape": ""}}, "name": "survey", "offsetgroup": "survey", "orientation": "h", "showlegend": false, "textposition": "auto", "type": "bar", "x": [0.007617, 6.607e-05], "xaxis": "x5", "y": ["WALK_LOC", "WALK_FRY"], "yaxis": "y5"}, {"alignmentgroup": "True", "customdata": [[1]], "hovertemplate": "source=survey<br>tour_type=eat<br>percentage=%{x}<br>tour_mode_transit_only=%{y}<br>sample_size=%{customdata[0]}<extra></extra>", "legendgroup": "survey", "marker": {"color": "#8CC63E", "pattern": {"shape": ""}}, "name": "survey", "offsetgroup": "survey", "orientation": "h", "showlegend": false, "textposition": "auto", "type": "bar", "x": [0.0003101], "xaxis": "x6", "y": ["WALK_LOC"], "yaxis": "y6"}, {"alignmentgroup": "True", "customdata": [[2], [1]], "hovertemplate": "source=survey<br>tour_type=business<br>percentage=%{x}<br>tour_mode_transit_only=%{y}<br>sample_size=%{customdata[0]}<extra></extra>", "legendgroup": "survey", "marker": {"color": "#8CC63E", "pattern": {"shape": ""}}, "name": "survey", "offsetgroup": "survey", "orientation": "h", "showlegend": false, "textposition": "auto", "type": "bar", "x": [0.003312, 0.02162], "xaxis": "x", "y": ["WALK_LOC", "WALK_FRY"], "yaxis": "y"}, {"alignmentgroup": "True", "customdata": [[1]], "hovertemplate": "source=survey<br>tour_type=maint<br>percentage=%{x}<br>tour_mode_transit_only=%{y}<br>sample_size=%{customdata[0]}<extra></extra>", "legendgroup": "survey", "marker": {"color": "#8CC63E", "pattern": {"shape": ""}}, "name": "survey", "offsetgroup": "survey", "orientation": "h", "showlegend": false, "textposition": "auto", "type": "bar", "x": [0.0002981], "xaxis": "x2", "y": ["WALK_LOC"], "yaxis": "y2"}], "layout": {"annotations": [{"font": {}, "showarrow": false, "text": "business", "x": 0.16, "xanchor": "center", "xref": "paper", "y": 0.1975, "yanchor": "bottom", "yref": "paper"}, {"font": {}, "showarrow": false, "text": "maint", "x": 0.5, "xanchor": "center", "xref": "paper", "y": 0.1975, "yanchor": "bottom", "yref": "paper"}, {"font": {}, "showarrow": false, "text": "othdiscr", "x": 0.16, "xanchor": "center", "xref": "paper", "y": 0.465, "yanchor": "bottom", "yref": "paper"}, {"font": {}, "showarrow": false, "text": "escort", "x": 0.5, "xanchor": "center", "xref": "paper", "y": 0.465, "yanchor": "bottom", "yref": "paper"}, {"font": {}, "showarrow": false, "text": "eat", "x": 0.84, "xanchor": "center", "xref": "paper", "y": 0.465, "yanchor": "bottom", "yref": "paper"}, {"font": {}, "showarrow": false, "text": "social", "x": 0.16, "xanchor": "center", "xref": "paper", "y": 0.7325, "yanchor": "bottom", "yref": "paper"}, {"font": {}, "showarrow": false, "text": "othmaint", "x": 0.5, "xanchor": "center", "xref": "paper", "y": 0.7325, "yanchor": "bottom", "yref": "paper"}, {"font": {}, "showarrow": false, "text": "eatout", "x": 0.84, "xanchor": "center", "xref": "paper", "y": 0.7325, "yanchor": "bottom", "yref": "paper"}, {"font": {}, "showarrow": false, "text": "work", "x": 0.16, "xanchor": "center", "xref": "paper", "y": 1.0, "yanchor": "bottom", "yref": "paper"}, {"font": {}, "showarrow": false, "text": "school", "x": 0.5, "xanchor": "center", "xref": "paper", "y": 1.0, "yanchor": "bottom", "yref": "paper"}, {"font": {}, "showarrow": false, "text": "shopping", "x": 0.84, "xanchor": "center", "xref": "paper", "y": 1.0, "yanchor": "bottom", "yref": "paper"}], "barmode": "group", "height": 800, "legend": {"title": {"text": "source"}, "tracegroupgap": 0}, "title": {"text": "Tour mode choice by tour_type: transit only"}, "width": 750, "xaxis": {"anchor": "y", "domain": [0.0, 0.32], "tickformat": ".0%", "title": {"text": "percentage"}}, "xaxis10": {"anchor": "y10", "domain": [0.0, 0.32], "matches": "x", "showticklabels": false, "tickformat": ".0%"}, "xaxis11": {"anchor": "y11", "domain": [0.34, 0.66], "matches": "x", "showticklabels": false, "tickformat": ".0%"}, "xaxis12": {"anchor": "y12", "domain": [0.68, 1.0], "matches": "x", "showticklabels": false, "tickformat": ".0%"}, "xaxis2": {"anchor": "y2", "domain": [0.34, 0.66], "matches": "x", "tickformat": ".0%", "title": {"text": "percentage"}}, "xaxis3": {"anchor": "y3", "domain": [0.68, 1.0], "matches": "x", "tickformat": ".0%", "title": {"text": "percentage"}}, "xaxis4": {"anchor": "y4", "domain": [0.0, 0.32], "matches": "x", "showticklabels": false, "tickformat": ".0%"}, "xaxis5": {"anchor": "y5", "domain": [0.34, 0.66], "matches": "x", "showticklabels": false, "tickformat": ".0%"}, "xaxis6": {"anchor": "y6", "domain": [0.68, 1.0], "matches": "x", "showticklabels": false, "tickformat": ".0%"}, "xaxis7": {"anchor": "y7", "domain": [0.0, 0.32], "matches": "x", "showticklabels": false, "tickformat": ".0%"}, "xaxis8": {"anchor": "y8", "domain": [0.34, 0.66], "matches": "x", "showticklabels": false, "tickformat": ".0%"}, "xaxis9": {"anchor": "y9", "domain": [0.68, 1.0], "matches": "x", "showticklabels": false, "tickformat": ".0%"}, "yaxis": {"anchor": "x", "domain": [0.0, 0.1975], "title": {"text": "tour_mode_transit_only"}}, "yaxis10": {"anchor": "x10", "domain": [0.8025, 1.0], "matches": "y", "title": {"text": "tour_mode_transit_only"}}, "yaxis11": {"anchor": "x11", "domain": [0.8025, 1.0], "matches": "y", "showticklabels": false}, "yaxis12": {"anchor": "x12", "domain": [0.8025, 1.0], "matches": "y", "showticklabels": false}, "yaxis2": {"anchor": "x2", "domain": [0.0, 0.1975], "matches": "y", "showticklabels": false}, "yaxis3": {"anchor": "x3", "domain": [0.0, 0.1975], "matches": "y", "showticklabels": false}, "yaxis4": {"anchor": "x4", "domain": [0.2675, 0.465], "matches": "y", "title": {"text": "tour_mode_transit_only"}}, "yaxis5": {"anchor": "x5", "domain": [0.2675, 0.465], "matches": "y", "showticklabels": false}, "yaxis6": {"anchor": "x6", "domain": [0.2675, 0.465], "matches": "y", "showticklabels": false}, "yaxis7": {"anchor": "x7", "domain": [0.535, 0.7325], "matches": "y", "title": {"text": "tour_mode_transit_only"}}, "yaxis8": {"anchor": "x8", "domain": [0.535, 0.7325], "matches": "y", "showticklabels": false}, "yaxis9": {"anchor": "x9", "domain": [0.535, 0.7325], "matches": "y", "showticklabels": false}}}
